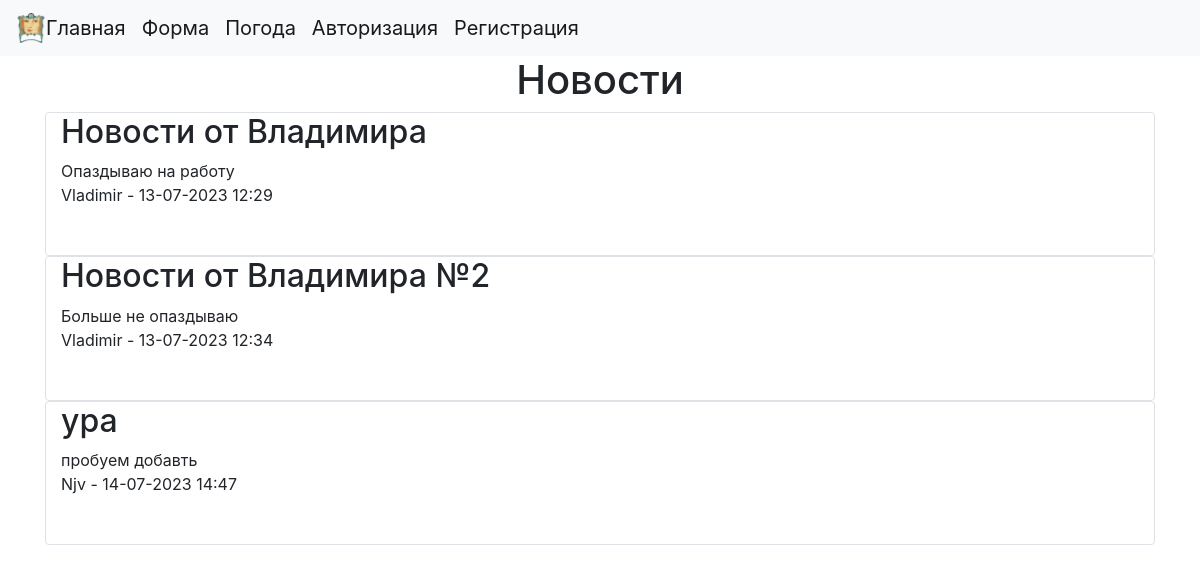
/index, run on the app's committed database.
### data/news.py (models this page shows, shortened)
class News(SqlAlchemyBase):
    __tablename__ = 'news'
    id = sqlalchemy.Column(sqlalchemy.Integer, primary_key=True, autoincrement=True)
    title = sqlalchemy.Column(sqlalchemy.String, nullable=True)
    content = sqlalchemy.Column(sqlalchemy.String, nullable=True)
    create_date = sqlalchemy.Column(sqlalchemy.DateTime, default=datetime.datetime.now())
    is_private = sqlalchemy.Column(sqlalchemy.Boolean, default=True)
    user_id = sqlalchemy.Column(sqlalchemy.Integer, sqlalchemy.ForeignKey("users.id"))
    user = orm.relationship('User')  # связываем с классом

### data/users.py (models this page shows, shortened)
class User(SqlAlchemyBase, UserMixin):
    __tablename__ = 'users'
    id = sqlalchemy.Column(sqlalchemy.Integer, primary_key=True, autoincrement=True)
    name = sqlalchemy.Column(sqlalchemy.String, nullable=True)
    about = sqlalchemy.Column(sqlalchemy.String, nullable=True)
    email = sqlalchemy.Column(sqlalchemy.String, index=True, unique=True, nullable=True)
    hashed_password = sqlalchemy.Column(sqlalchemy.String, nullable=True)
    create_date = sqlalchemy.Column(sqlalchemy.DateTime, default=datetime.datetime.now())
    news = orm.relationship("News", back_populates='user')  # связываем с классом и user

### main.py (the view)
@app.route('/')
@app.route('/index')
def index():
    db_sess = db_session.create_session()
    if current_user.is_authenticated:
        news = db_sess.query(News).filter((News.user == current_user) | (News.is_private != True))
    else:
        news = db_sess.query(News).filter(News.is_private != True)
    return render_template('index.html', title='Новости', news=news)  # * список **словарь

### data/db_session.py (called while the page is built)
def create_session() -> Session:  # аннотатор функций, возвращает сессию
    global created
    return created()

### templates/index.html (shortened to what this page needs)
{% extends "base.html" %}
{% block content %}
<h1 align="center"> Новости </h1>
<div class="container">
{% for item in news %}
<div class="col border rounded ">
    <h2>{{ item.title }} </h2>
    <div>{{ item.content }}</div>
    <div>{{ item.user.name }} - {{ item.create_date.strftime("%d-%m-%Y %H:%M")}}</div>
<br><br></div>
{% endfor %}
</div>
{% endblock %}

### data on the page
News: title "Новости от Владимира", content "Опаздываю на работу", user.name "Vladimir", create_date "13-07-2023 12:29"
News: title "Новости от Владимира №2", content "Больше не опаздываю", user.name "Vladimir", create_date "13-07-2023 12:34"
News: title "ура", content "пробуем добавть", user.name "Njv", create_date "14-07-2023 14:47"
